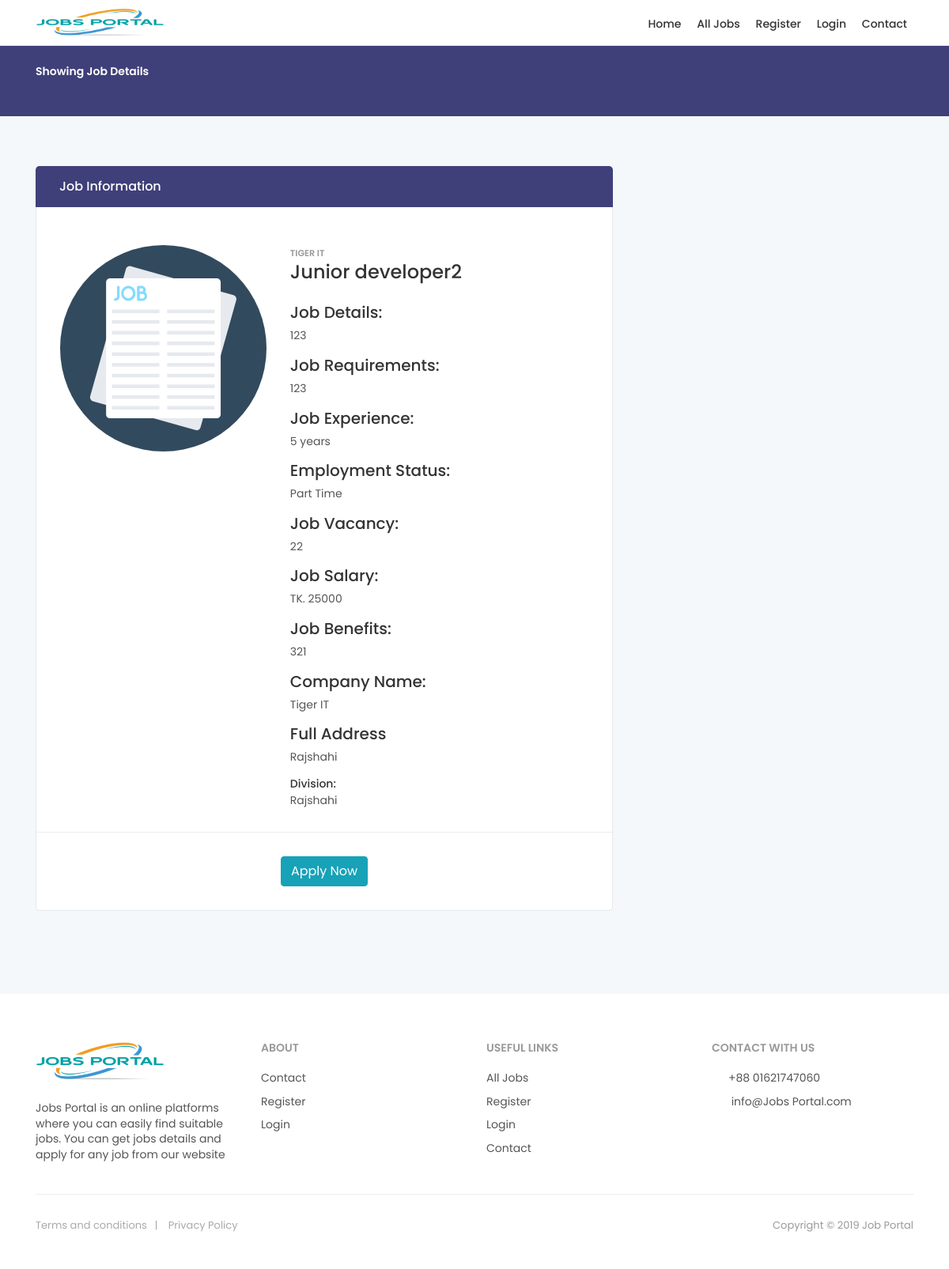
Page /detail-page.php?id=14&parents_url=/list.php on the committed database.
### tables this page shows
CREATE TABLE `jobs` (
  `id` int(11) NOT NULL,
  `job_title` varchar(255) NOT NULL,
  `category` varchar(255) NOT NULL,
  `location` varchar(255) NOT NULL,
  `division` varchar(255) NOT NULL,
  `contact` varchar(20) NOT NULL,
  `job_details` text NOT NULL,
  `requirements` text NOT NULL,
  `vacancy` varchar(255) NOT NULL,
  `benefits` text NOT NULL,
  `experience` text NOT NULL,
  `salary` varchar(22) NOT NULL,
  `emp_status` varchar(255) NOT NULL,
  `company` varchar(255) NOT NULL,
  `company_id` varchar(255) NOT NULL
);

### detail-page.php (the view, shortened to what this page needs)
<!DOCTYPE html>
<html lang="en">
<head>
    <link href="css/bootstrap.min.css" rel="stylesheet">
    <link href="css/style.css" rel="stylesheet">
    <link href="css/menu.css" rel="stylesheet">
    <link href="css/vendors.css" rel="stylesheet">
    <link href="css/icon_fonts/css/all_icons_min.css" rel="stylesheet">
    <link href="css/custom.css" rel="stylesheet">
</head>
<body>
<header class="static">
    <div class="container">
        <div class="row">
            <div class="col-lg-3 col-6">
                <div id="logo_home">
                    <h1><a href="index.php" title="Job Portal">Job Portal</a></h1>
                </div>
            </div>
            <nav class="col-lg-9 col-6">
                <div class="main-menu">
                    <ul>
                        <li><a href="index.php">Home</a></li>
                        <li><a href="list.php">All Jobs</a></li>
                        <li><a href="user_register.php">Register</a></li>
                        <li><a href="user_login.php">Login</a></li>
                        <li><a href="contacts.php">Contact</a></li>
                    </ul>
                </div>
            </nav>
        </div>
    </div>
</header>
<main>
    <div id="breadcrumb">
        <div class="container">
           <p><strong>Showing Job Details</strong></p>
        </div>
    </div>
    <div class="container margin_60">
        <div class="row">
            <div class="col-xl-8 col-lg-8">
                <nav id="secondary_nav">
                    <div class="container">
                        <ul class="clearfix">
                            <li><a href="#section_1" class="active">Job Information</a></li>
                        </ul>
                    </div>
                </nav>
                <div id="section_1">
                    <?php
                    $conn=db();
                    $id = $_GET['id'];
                    $sql = "SELECT * FROM jobs WHERE id=$id";
                    $result = mysqli_query($conn, $sql);
                    $row = mysqli_fetch_array($result);
                    ?>
                    <div class="box_general_3">
                        <div class="profile">
                            <div class="row">
                                <div class="col-lg-5 col-md-4">
                                    <figure>
                                        <?php
                                        echo "<img src='img/doctor_male__placeholder.svg'></a>";
                                        ?>
                                    </figure>
                                </div>
                                <div class="col-lg-7 col-md-8">
                                    <small><?php echo $row['company'] ?></small>
                                    <h1><?php echo $row['job_title']; ?></h1>
                                    <ul class="contacts">
                                        <li>
                                            <h5>Job Details:</h5>
                                            <?php echo $row['job_details']; ?>
                                        </li>
                                        <li>
                                            <h5>Job Requirements:</h5>
                                            <?php echo $row['requirements']; ?>
                                        </li>
                                        <li>
                                            <h5>Job Experience:</h5>
                                            <?php echo $row['experience']; ?>
                                        </li>
                                        <li>
                                            <h5>Employment Status:</h5>
                                            <?php echo $row['emp_status']; ?>
                                        </li>
                                        <li>
                                            <h5>Job Vacancy:</h5>
                                            <?php echo $row['vacancy']; ?>
                                        </li>
                                        <li>
                                            <h5>Job Salary:</h5>TK.
                                            <?php echo $row['salary']; ?>
                                        </li>
                                        <li>
                                            <h5>Job Benefits:</h5>
                                            <?php echo $row['benefits']; ?>
                                        </li>
                                        <li>
                                            <h5>Company Name:</h5>
                                            <?php echo $row['company']; ?>
                                        </li>
                                        <li>
                                            <h5>Full Address</h5>
                                            <?php echo $row['division'] ?>
                                        </li>
                                        <li>
                                            <h6>Division:</h6>
                                            <?php echo $row['division']; ?>
                                        </li>
                                    </ul>
                                </div>
                            </div>
                        </div>
                        <?php
                           $result=mysqli_query($conn,"SELECT * FROM job_category WHERE category_id = $row[category]");
                           $row2 = mysqli_fetch_array($result);
                        ?>
                        <hr>
                        <div align="center">
                           <a href="apply.php?
                                    title=<?php echo $row['job_title']; ?>&category=<?php echo $row2['category_name']; ?>&
                                    location=<?php echo $row['location']; ?>&
                                    url=<?php echo $_SERVER['REQUEST_URI']; ?>&
                                    company_id=<?php echo $row['company_id']; ?>"
                              class="btn btn-info btn-fill pull-right">Apply Now
                           </a>
                        </div>
                    </div>
                </div>
            </div>
        </div>
    </div>
</main>
<footer>
    <div class="container margin_60_35">
        <div class="row">
            <div class="col-lg-3 col-md-12">
                <p>
                    <a href="index.php" title="Findoctor">
                        <img src="img/logo.png" data-retina="true" alt="" width="163" height="36" class="img-fluid">
                    </a>
                </p>
                <p>Jobs Portal is an online platforms where you can easily find suitable jobs. You can get jobs details and apply for any job from our website</p>
            </div>
            <div class="col-lg-3 col-md-4">
                <h5>About</h5>
                <ul class="links">
                    <li><a href="contacts.php">Contact</a></li>
                    <li><a href="user_register.php">Register</a></li>
                    <li><a href="user_login.php">Login</a></li>
                </ul>
            </div>
            <div class="col-lg-3 col-md-4">
                <h5>Useful links</h5>
                <ul class="links">
                    <li><a href="list.php">All Jobs</a></li>
                    <li><a href="user_register.php">Register</a></li>
                    <li><a href="user_login.php">Login</a></li>
                    <li><a href="contacts.php">Contact</a></li>
                </ul>
            </div>
            <div class="col-lg-3 col-md-4">
                <h5>Contact with Us</h5>
                <ul class="contacts">
                    <li><a href="tel://01621747060"><i class="icon_mobile"></i>+88 01621747060</a></li>
                    <li><a href="mailto:info@jobsportal.com"><i class="icon_mail_alt"></i> info@Jobs Portal.com</a>
                    </li>
                </ul>
            </div>
        </div>
        <hr>
        <div class="row">
            <div class="col-md-8">
                <ul id="additional_links">
                    <li><a href="#">Terms and conditions</a></li>
                    <li><a href="#">Privacy Policy</a></li>
                </ul>
            </div>
            <div class="col-md-4">
                <div id="copy">Copyright © 2019 Job Portal</div>
            </div>
        </div>
    </div>
</footer>
</body>
</html>

### css/menu.css (style rules this page uses)
.main-menu { position: relative; z-index: 9; width: auto; top: 11px; float: right; -moz-transition: all 0.3s ease-in-out; -o-transition: all 0.3s ease-in-out; -webkit-transition: all 0.3s ease-in-out; -ms-transition: all 0.3s ease-in-out; transition: all 0.3s ease-in-out; }
.main-menu ul, .main-menu ul li { position: relative; margin: 0; padding: 0; }
.main-menu ul a, .main-menu ul li a { position: relative; margin: 0; padding: 0; display: block; padding: 10px; }
.main-menu > ul > li > a { color: #333; padding: 0 8px 17px 8px; font-size: 14px; font-size: 0.875rem; font-weight: 500; }
@media only screen and (min-width: 992px) { .main-menu { width: auto; } }
@media only screen and (min-width: 992px) { .main-menu a { white-space: nowrap; } }
@media only screen and (min-width: 992px) { .main-menu ul li { display: inline-block; } }

### rows in the picture
jobs: company "TIGER IT", job_title "Junior developer2", job_details "123", requirements "123", experience "5 years", emp_status "Part Time", vacancy "22", salary "25000", benefits "321", company "Tiger IT", division "Rajshahi"
